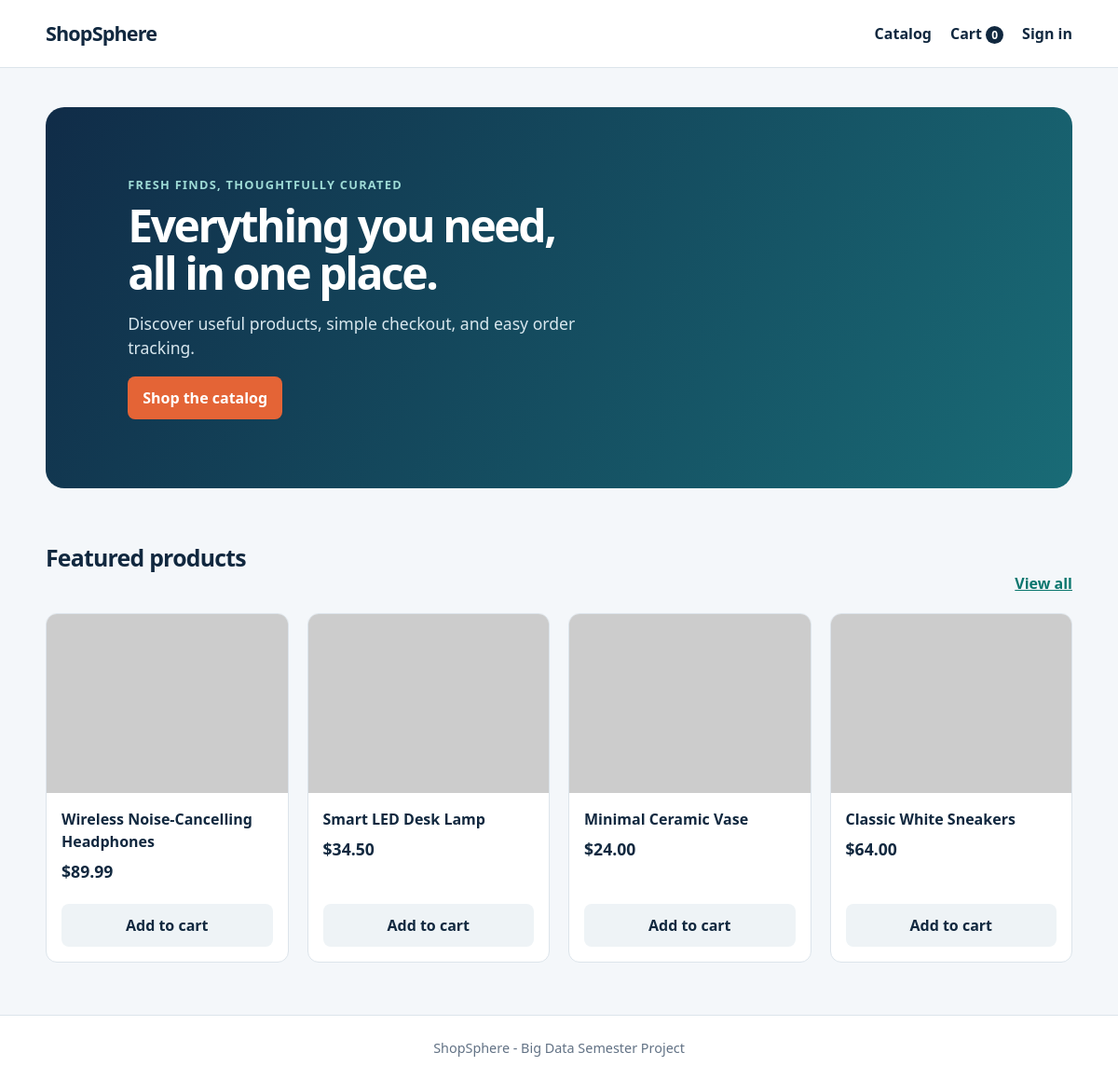
The page / on the database its author committed.
### tables this page shows
CREATE TABLE products (
  id INT UNSIGNED AUTO_INCREMENT PRIMARY KEY,
  category_id INT UNSIGNED NOT NULL,
  name VARCHAR(150) NOT NULL,
  description TEXT NOT NULL,
  price DECIMAL(10,2) NOT NULL,
  stock_quantity INT NOT NULL DEFAULT 0,
  image_url VARCHAR(500) NULL,
  is_featured BOOLEAN NOT NULL DEFAULT FALSE,
  created_at TIMESTAMP NOT NULL DEFAULT CURRENT_TIMESTAMP,
  updated_at TIMESTAMP NOT NULL DEFAULT CURRENT_TIMESTAMP ON UPDATE CURRENT_TIMESTAMP,
  CONSTRAINT chk_product_price CHECK (price >= 0),
  CONSTRAINT chk_product_stock CHECK (stock_quantity >= 0),
  CONSTRAINT fk_products_category FOREIGN KEY (category_id) REFERENCES categories(id) ON UPDATE CASCADE ON DELETE RESTRICT,
  INDEX idx_products_category (category_id),
  INDEX idx_products_name (name)
);

### includes/helpers.php (called while the page is built, shortened)
<?php
function e(?string $value): string
{
    return htmlspecialchars($value ?? '', ENT_QUOTES, 'UTF-8');
}
function url(string $page = 'home', array $params = []): string
{
    return '?' . http_build_query(array_merge(['page' => $page], $params));
}
function money(float|string $amount): string
{
    return '$' . number_format((float) $amount, 2);
}

### config.php (called while the page is built, shortened)
<?php
function db(): PDO
{
    $pdo = new PDO(
        'mysql:host=' . DB_HOST . ';dbname=' . DB_NAME . ';charset=utf8mb4',
        DB_USER,
        DB_PASS,
        [PDO::ATTR_ERRMODE => PDO::ERRMODE_EXCEPTION, PDO::ATTR_DEFAULT_FETCH_MODE => PDO::FETCH_ASSOC]
    );
    return $pdo;
}

### index.php (the view, shortened to what this page needs)
<?php
require __DIR__ . '/config.php';
require __DIR__ . '/includes/helpers.php';
require __DIR__ . '/includes/layout.php';
$page = $_GET['page'] ?? 'home';
if ($page === 'home') {
    $featured = db()->query('SELECT * FROM products WHERE is_featured = 1 AND stock_quantity > 0 ORDER BY created_at DESC LIMIT 4')->fetchAll();
    page_header('Welcome'); ?>
    <section class="hero"><p class="eyebrow">Fresh finds, thoughtfully curated</p><h1>Everything you need,<br>all in one place.</h1><p>Discover useful products, simple checkout, and easy order tracking.</p><a class="button" href="<?= url('catalog') ?>">Shop the catalog</a></section>
    <section><div class="section-heading"><h2>Featured products</h2><a href="<?= url('catalog') ?>">View all</a></div><div class="product-grid"><?php foreach ($featured as $product): product_card($product); endforeach; ?></div></section>
    <?php page_footer(); exit;
}
    page_header('Catalog'); ?>
?><div class="empty"><h1>Page not found</h1><a class="button" href="<?= url() ?>">Back home</a></div><?php page_footer();
function product_card(array $product, bool $showCategory = false): void
{
    ?>
<article class="product-card"><a href="<?= url('product', ['id' => $product['id']]) ?>"><img src="<?= e($product['image_url'] ?: 'https://placehold.co/600x400/173b5e/ffffff?text=Product') ?>" alt="<?= e($product['name']) ?>"><div class="product-body"><h3><?= e($product['name']) ?></h3><p class="price"><?= money($product['price']) ?></p></div></a><form method="post"><button>Add to cart</button></form></article>
<?php
}

### assets/style.css (style rules this page uses)
:root { --ink:#11283f;--muted:#627285;--surface:#fff;--wash:#f4f7fa;--accent:#e46436;--teal:#0a766e;--line:#dce4eb }
* { box-sizing:border-box }
body { margin:0;background:var(--wash);color:var(--ink);font:16px/1.5 system-ui,-apple-system,Segoe UI,sans-serif }
h1,h2,h3,p { margin-top:0 }
h1 { font-size:clamp(2rem,4vw,3.6rem);line-height:1.05;letter-spacing:-.05em;margin-bottom:16px }
h2 { font-size:1.55rem;letter-spacing:-.03em }
.hero { background:linear-gradient(120deg,#102c48,#196b76);color:white;padding:74px 8%;border-radius:20px;margin-bottom:56px }
.hero h1 { max-width:620px }
.hero p:not(.eyebrow) { font-size:1.1rem;max-width:520px;color:#d8e7ee }
.eyebrow,.category { font-size:.8rem;text-transform:uppercase;letter-spacing:.1em;font-weight:800;color:var(--teal);margin-bottom:9px }
.hero .eyebrow { color:#9edbd6 }
.button,button { background:var(--ink);color:white;border:0;border-radius:8px;padding:11px 16px;font:inherit;font-weight:700;text-decoration:none;display:inline-block;cursor:pointer }
.hero .button { background:var(--accent) }
.section-heading { display:flex;justify-content:space-between;align-items:end;margin-bottom:20px }
.section-heading a { color:var(--teal);font-weight:700 }
.product-grid { display:grid;grid-template-columns:repeat(4,1fr);gap:20px }
.product-card { background:#fff;border:1px solid var(--line);border-radius:12px;overflow:hidden;display:flex;flex-direction:column }
.product-card>a { color:inherit;text-decoration:none;flex:1 }
.product-card img { width:100%;aspect-ratio:1.35;object-fit:cover;display:block }
.product-body { padding:16px 16px 4px }
.product-card h3 { font-size:1rem;margin-bottom:7px }
.price { font-size:1.1rem;font-weight:800 }
.product-card form { padding:0 16px 16px }
.product-card button { width:100%;background:#eef3f6;color:var(--ink) }

### rows shown on the page
products: name "Wireless Noise-Cancelling Headphones", price "$89.99"
products: name "Smart LED Desk Lamp", price "$34.50"
products: name "Minimal Ceramic Vase", price "$24.00"
products: name "Classic White Sneakers", price "$64.00"

### other values the page prints
cart_count() "0"
